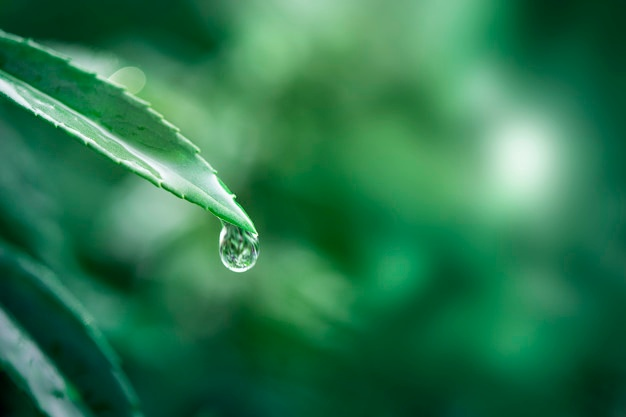
#> input picture Segmentation/bb.jpg, 626 x 417 px
$ jupyter execute clustering.ipynb   (shell and % lines are left out)
#> lines starting #> are read from the running program, lines starting #| are printed output that depends on the picture
[cell 1]
import numpy as np
import cv2
import matplotlib.pyplot as plt
from sklearn.cluster import KMeans
from sklearn.cluster import MiniBatchKMeans
import skimage.io

image = cv2.imread('bb.jpg')
#> image is the input picture: shape (417, 626, 3); mean B, G, R 77.8, 119.7, 43.1
(h1, w1) = image.shape[:2]
#> h1 = 417; w1 = 626

image = cv2.cvtColor(image, cv2.COLOR_BGR2LAB)
#> image: shape (417, 626, 3); mean of channels 0, 1, 2 113.7, 95.8, 144.7

image = image.reshape((image.shape[0] * image.shape[1], 3))

clt = KMeans(n_clusters = 2)

labels = clt.fit_predict(image)
quant = clt.cluster_centers_.astype("uint8")[labels]

#reshape the feature vectors to images
quant = quant.reshape((h1, w1, 3))
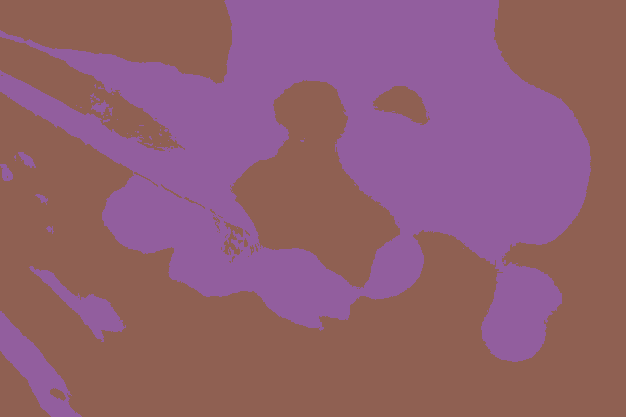
#> quant: shape (417, 626, 3); mean of channels 0, 1, 2 113.5, 95.2, 144.2; drawn as B, G, R
image = image.reshape((h1, w1, 3))

# convert from L*a*b* to RGB
quant = cv2.cvtColor(quant, cv2.COLOR_LAB2BGR)
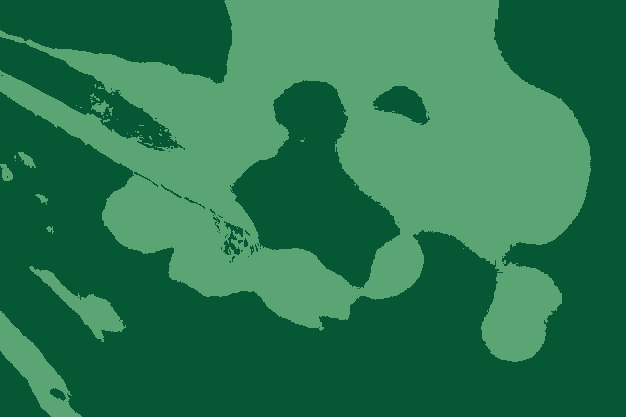
#> quant: shape (417, 626, 3); mean B, G, R 78.4, 119.3, 41.2
image = cv2.cvtColor(image, cv2.COLOR_LAB2BGR)

cv2.imwrite('eleph2.jpg', quant)
plt.imshow(image)

cv2.imread('bb.jpg')
cv2.waitKey(0)
cv2.destroyAllWindows()

[cell 2]
plt.imshow(image)

[cell 3]
import skimage.io
import matplotlib.pyplot as plt
img_path="bb.jpg"
img = skimage.io.imread(img_path)/255.0

def plotnoise(img, mode, r, c, i):
#> called with mode = 'gaussian', r = 4, c = 2, i = 1
    plt.subplot(r,c,i)
    if mode is not None:
        gimg = skimage.util.random_noise(img, mode=mode)
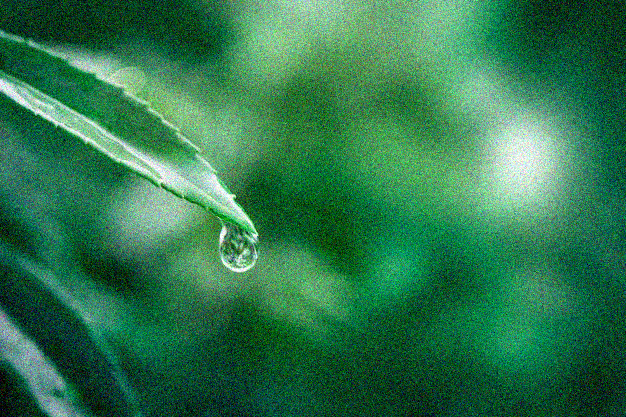
#> gimg: shape (417, 626, 3) float64; mean R, G, B 0.188, 0.47, 0.307
        plt.imshow(gimg)
    else:
        plt.imshow(img)
    plt.title(mode)
    plt.axis("off")

plt.figure(figsize=(18,24))
r=4
c=2
plotnoise(img, "gaussian", r,c,1)
plotnoise(img, "localvar", r,c,2)
#> call 2 of plotnoise, with mode = 'localvar', r = 4, c = 2, i = 2
#> in plotnoise (call 2), `gimg = skimage.util.random_noise(img, mode=mode)`:
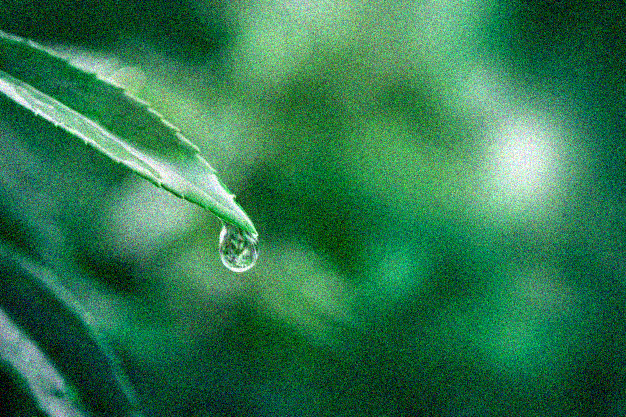
#> gimg: shape (417, 626, 3) float64; mean R, G, B 0.188, 0.469, 0.307
plotnoise(img, "poisson", r,c,3)
plotnoise(img, "salt", r,c,4)
#> call 4 of plotnoise, with mode = 'salt', r = 4, c = 2, i = 4
#> in plotnoise (call 4), `gimg = skimage.util.random_noise(img, mode=mode)`:
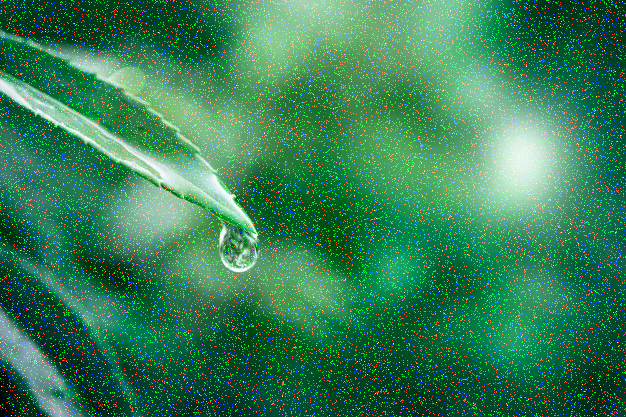
#> gimg: shape (417, 626, 3) float64; mean R, G, B 0.211, 0.496, 0.339
plotnoise(img, "pepper", r,c,5)
#> in plotnoise (call 5), `gimg = skimage.util.random_noise(img, mode=mode)`:
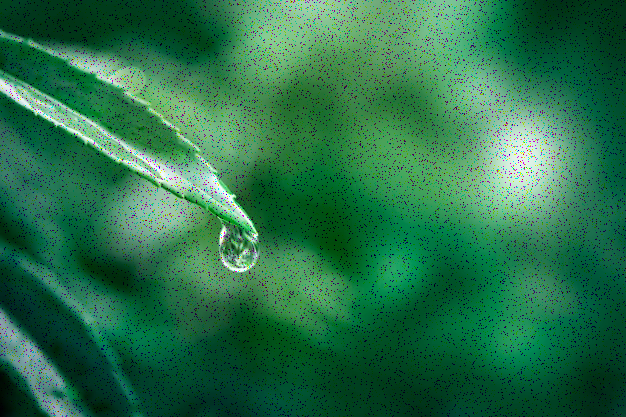
#> gimg: shape (417, 626, 3) float64; mean R, G, B 0.16, 0.446, 0.29
plotnoise(img, "s&p", r,c,6)
#> in plotnoise (call 6), `gimg = skimage.util.random_noise(img, mode=mode)`:
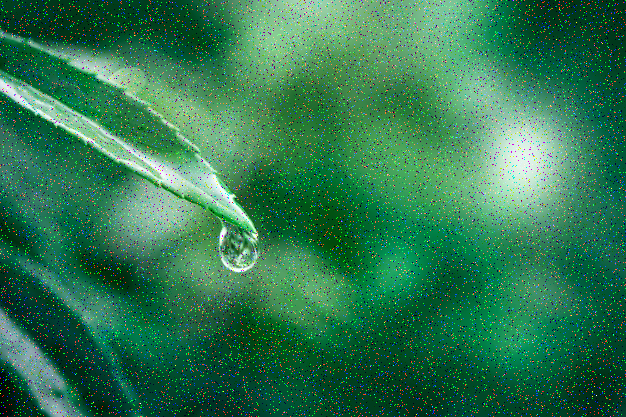
#> gimg: shape (417, 626, 3) float64; mean R, G, B 0.185, 0.471, 0.315
plotnoise(img, "speckle", r,c,7)
plotnoise(img, None, r,c,8)
plt.show()
